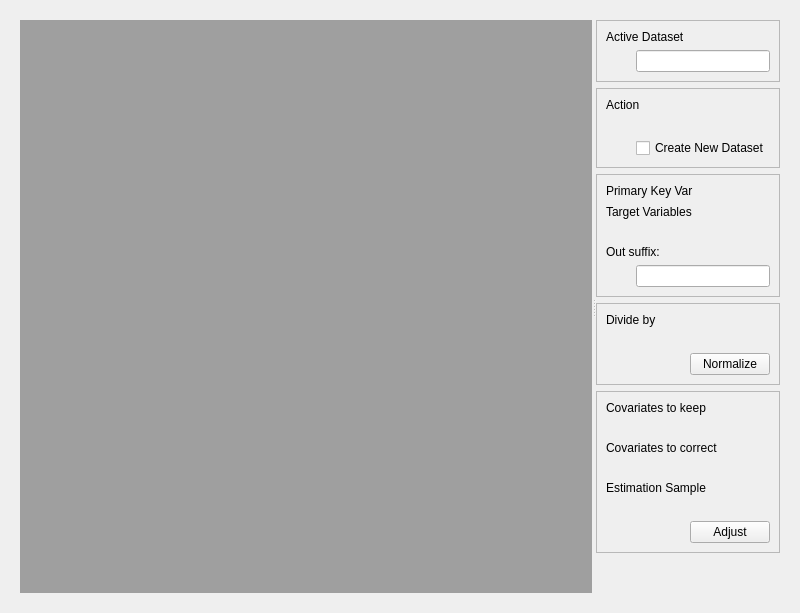
<?xml  version="1.0"  encoding="UTF-8"?>
<ui  version="4.0">
  <class>Form</class>
  <widget  class="QWidget"  name="Form">
    <property  name="geometry">
      <rect>
        <x>0</x>
        <y>0</y>
        <width>800</width>
        <height>500</height>
      </rect>
    </property>
    <property  name="windowTitle">
      <string>Form</string>
    </property>
    
    <layout  class="QVBoxLayout"  name="vlMain">
      <item>
        
        <widget class="QWidget" name="verticalLayoutWidget">
    
    
            <layout  class="QHBoxLayout"  name="horizontalLayout">
            <item>
                <widget  class="QSplitter"  name="splitter">
                <property  name="orientation">
                    <enum>Qt::Horizontal</enum>
                </property>
                
                <widget  class="QWidget"  name="wViewer">
                    <property  name="sizePolicy">
                    <sizepolicy  hsizetype="Preferred"  vsizetype="Preferred">
                        <horstretch>8</horstretch>
                        <verstretch>0</verstretch>
                    </sizepolicy>
                    </property>
                    <layout  class="QVBoxLayout"  name="vlViewer">
                    <item>
                        <widget  class="QMdiArea"  name="mdiArea"/>
                    </item>
                    </layout>
                </widget>
                
                <widget  class="QWidget"  name="wOptions">
                    <property  name="sizePolicy">
                    <sizepolicy  hsizetype="Minimum"  vsizetype="Minimum">
                        <horstretch>1</horstretch>
                        <verstretch>0</verstretch>
                    </sizepolicy>
                    </property>
                
                    <layout  class="QVBoxLayout"  name="vlOptions">

                    <item>
                        <widget  class="QFrame"  name="wActiveDset">
                        <property  name="frameShape">
                            <enum>QFrame::StyledPanel</enum>
                        </property>
                        <property  name="frameShadow">
                            <enum>QFrame::Raised</enum>
                        </property>
                        <property  name="lineWidth">
                            <number>8</number>
                        </property>

                        <layout  class="QVBoxLayout"  name="vlActiveDset">
                            
                            <item>
                            <widget  class="QLabel"  name="label_activeDset">
                                <property  name="text">
                                <string>Active Dataset</string>
                                </property>
                            </widget>
                            </item>

                            <item>
                            <layout  class="QHBoxLayout"  name="horizontalLayout_5">
                                <item>
                                <spacer  name="horizontalSpacer_5">
                                    <property  name="orientation">
                                    <enum>Qt::Horizontal</enum>
                                    </property>
                                    
                                    <property name="sizeType">
                                        <enum>QSizePolicy::Fixed</enum>
                                    </property>
                                    
                                    <property  name="sizeHint"  stdset="0">
                                    <size>
                                        <width>30</width>
                                        <height>20</height>
                                    </size>
                                    </property>
                                </spacer>
                                </item>
                                <item>
                                    <widget  class="QLineEdit"  name="edit_activeDset">
                                        <property  name="text">
                                        <string> </string>
                                        </property>
                                    </widget>
                                </item>
                            </layout>
                            </item>

                        </layout>
                        </widget>
                    </item>
                    
                    <item>
                        <widget  class="QFrame"  name="wAction">
                        <property  name="frameShape">
                            <enum>QFrame::StyledPanel</enum>
                        </property>
                        <property  name="frameShadow">
                            <enum>QFrame::Raised</enum>
                        </property>
                        <property  name="lineWidth">
                            <number>8</number>
                        </property>
                        
                        <layout  class="QVBoxLayout"  name="vlTmp">
                            <item>
                            <widget  class="QLabel"  name="label_select">
                                <property  name="text">
                                <string>Action</string>
                                </property>
                            </widget>
                            </item>
                            
                            <item>
                            <layout  class="QHBoxLayout"  name="horizontalLayout_5">
                                <item>
                                <spacer  name="horizontalSpacer_5">
                                    <property  name="orientation">
                                    <enum>Qt::Horizontal</enum>
                                    </property>
                                    
                                    <property name="sizeType">
                                        <enum>QSizePolicy::Fixed</enum>
                                    </property>
                                    
                                    <property  name="sizeHint"  stdset="0">
                                    <size>
                                        <width>30</width>
                                        <height>20</height>
                                    </size>
                                    </property>
                                </spacer>
                                </item>
                                <item>
                                    <layout  class="QHBoxLayout"  name="vlAction"/>
                                </item>
                                
                            </layout>
                            </item>
                            
                            <item>
                                <layout  class="QHBoxLayout"  name="hlTmp">

                                    <item>
                                        <spacer  name="horizontalSpacer_2">
                                            <property  name="orientation">
                                            <enum>Qt::Horizontal</enum>
                                            </property>
                                            
                                            <property name="sizeType">
                                                <enum>QSizePolicy::Fixed</enum>
                                            </property>
                                            
                                            <property  name="sizeHint"  stdset="0">
                                            <size>
                                                <width>30</width>
                                                <height>20</height>
                                            </size>
                                            </property>
                                        </spacer>
                                    </item>

                                    <item>
                                        <widget  class="QCheckBox"  name="check_createnew">
                                            <property  name="text">
                                            <string>Create New Dataset</string>
                                            </property>
                                        </widget>
                                    </item>
                                    
                                </layout>
                            </item>
                            
                        </layout>
                        
                        </widget>
                    </item>                    
                    
                    <item>
                        <widget  class="QFrame"  name="wOutVars">
                        <property  name="frameShape">
                            <enum>QFrame::StyledPanel</enum>
                        </property>
                        <property  name="frameShadow">
                            <enum>QFrame::Raised</enum>
                        </property>
                        <property  name="lineWidth">
                            <number>8</number>
                        </property>
                        
                        <layout  class="QVBoxLayout"  name="vlOutVars">
                            
                            <item>
                            <widget  class="QLabel"  name="label_select">
                                <property  name="text">
                                <string>Primary Key Var</string>
                                </property>
                            </widget>
                            </item>
                            
                            <item>
                            <layout  class="QHBoxLayout"  name="horizontalLayout_5">
                                <item>
                                <spacer  name="horizontalSpacer_5">
                                    <property  name="orientation">
                                    <enum>Qt::Horizontal</enum>
                                    </property>
                                    
                                    <property name="sizeType">
                                        <enum>QSizePolicy::Fixed</enum>
                                    </property>
                                    
                                </spacer>
                                </item>
                                <item>
                                    <layout  class="QVBoxLayout"  name="vlPrimaryKeyVar"/>
                                </item>
                            </layout>
                            </item>
                            
                            <item>
                            <widget  class="QLabel"  name="label_select">
                                <property  name="text">
                                <string>Target Variables</string>
                                </property>
                            </widget>
                            </item>
                            
                            <item>
                            <layout  class="QHBoxLayout"  name="horizontalLayout_5">
                                <item>
                                <spacer  name="horizontalSpacer_5">
                                    <property  name="orientation">
                                    <enum>Qt::Horizontal</enum>
                                    </property>
                                    
                                    <property name="sizeType">
                                        <enum>QSizePolicy::Fixed</enum>
                                    </property>
                                    
                                    <property  name="sizeHint"  stdset="0">
                                    <size>
                                        <width>30</width>
                                        <height>20</height>
                                    </size>
                                    </property>
                                </spacer>
                                </item>
                                <item>
                                <layout  class="QVBoxLayout"  name="vlComboOut"/>
                                </item>
                            </layout>
                            </item>

                            <item>
                            <widget  class="QLabel"  name="label_select2">
                                <property  name="text">
                                <string>Out suffix: </string>
                                </property>
                            </widget>
                            </item>
                            
                            <item>
                            <layout  class="QHBoxLayout"  name="horizontalLayout_6">
                                <item>
                                <spacer  name="horizontalSpacer_6">
                                    <property  name="orientation">
                                    <enum>Qt::Horizontal</enum>
                                    </property>
                                    
                                    <property name="sizeType">
                                        <enum>QSizePolicy::Fixed</enum>
                                    </property>
                                    
                                    <property  name="sizeHint"  stdset="0">
                                    <size>
                                        <width>30</width>
                                        <height>20</height>
                                    </size>
                                    </property>
                                </spacer>
                                </item>
                                <item>
                                    <widget  class="QLineEdit"  name="edit_out_suff">
                                    </widget>
                                </item>
                            </layout>
                            </item>
                            
                        </layout>
                        </widget>
                    </item>
                    
                    
                    <item>
                        <widget  class="QFrame"  name="wNormVars">
                        
                        <property  name="frameShape">
                            <enum>QFrame::StyledPanel</enum>
                        </property>
                        <property  name="frameShadow">
                            <enum>QFrame::Raised</enum>
                        </property>
                        <property  name="lineWidth">
                            <number>8</number>
                        </property>
                        
                        <layout  class="QVBoxLayout"  name="vlNormalize">

                            <item>
                            <widget  class="QLabel"  name="label_select">
                                <property  name="text">
                                <string>Divide by</string>
                                </property>
                            </widget>
                            </item>
                            
                            <item>
                            <layout  class="QHBoxLayout"  name="hlDivideBy">
                                <item>
                                <spacer  name="horizontalSpacer_5">
                                    <property  name="orientation">
                                    <enum>Qt::Horizontal</enum>
                                    </property>
                                    
                                    <property name="sizeType">
                                        <enum>QSizePolicy::Fixed</enum>
                                    </property>                                    
                                    
                                    <property  name="sizeHint"  stdset="0">
                                    <size>
                                        <width>30</width>
                                        <height>20</height>
                                    </size>
                                    </property>
                                </spacer>
                                </item>
                                <item>
                                <layout  class="QVBoxLayout"  name="vlComboNormVar"/>
                                </item>
                            </layout>
                            </item>
                            
                            <item>
                            <layout  class="QHBoxLayout"  name="horizontalLayout_8">

                            <item>
                                <spacer  name="horizontalSpacer_8">
                                <property  name="orientation">
                                    <enum>Qt::Horizontal</enum>
                                </property>
                                <property  name="sizeHint"  stdset="0">
                                    <size>
                                    <width>40</width>
                                    <height>20</height>
                                    </size>
                                </property>
                                </spacer>
                            
                            
                            </item>
                            
                            <item>
                                <widget  class="QPushButton"  name="normalizeBtn">
                                <property  name="text">
                                    <string>Normalize</string>
                                </property>
                                </widget>
                            </item>
                            
                            </layout>
                            </item>
                            
                        </layout>
                        </widget>
                    </item>
                    
                    <item>
                        <widget  class="QFrame"  name="wAdjustVars">
                        <property  name="frameShape">
                            <enum>QFrame::StyledPanel</enum>
                        </property>
                        <property  name="frameShadow">
                            <enum>QFrame::Raised</enum>
                        </property>
                        <property  name="lineWidth">
                            <number>8</number>
                        </property>
                        
                        <layout  class="QVBoxLayout"  name="vlCov">

                            <item>
                            <widget  class="QLabel"  name="label_select">
                                <property  name="text">
                                <string>Covariates to keep</string>
                                </property>
                            </widget>
                            </item>

                            <item>
                            <layout  class="QHBoxLayout"  name="horizontalLayout_5">
                                <item>
                                <spacer  name="horizontalSpacer_5">
                                    <property  name="orientation">
                                    <enum>Qt::Horizontal</enum>
                                    </property>
                                    
                                    <property name="sizeType">
                                        <enum>QSizePolicy::Fixed</enum>
                                    </property>
                                    
                                    <property  name="sizeHint"  stdset="0">
                                    <size>
                                        <width>30</width>
                                        <height>20</height>
                                    </size>
                                    </property>
                                </spacer>
                                </item>
                                <item>
                                <layout  class="QVBoxLayout"  name="vlComboCovKeep"/>
                                </item>
                            </layout>
                            </item>

                            <item>
                            <widget  class="QLabel"  name="label_select">
                                <property  name="text">
                                <string>Covariates to correct</string>
                                </property>
                            </widget>
                            </item>
                            
                            <item>
                            <layout  class="QHBoxLayout"  name="horizontalLayout_5">
                                <item>
                                <spacer  name="horizontalSpacer_5">
                                    <property  name="orientation">
                                    <enum>Qt::Horizontal</enum>
                                    </property>
                                    
                                    <property name="sizeType">
                                        <enum>QSizePolicy::Fixed</enum>
                                    </property>
                                    
                                    <property  name="sizeHint"  stdset="0">
                                    <size>
                                        <width>30</width>
                                        <height>20</height>
                                    </size>
                                    </property>
                                </spacer>
                                </item>
                                <item>
                                <layout  class="QVBoxLayout"  name="vlComboCovCorr"/>
                                </item>
                            </layout>
                            </item>

                            <item>
                            <widget  class="QLabel"  name="label_select2">
                                <property  name="text">
                                <string>Estimation Sample</string>
                                </property>
                            </widget>
                            </item>

                            <item>
                            <layout  class="QHBoxLayout"  name="horizontalLayout_6">
                                <item>
                                <spacer  name="horizontalSpacer_6">
                                    <property  name="orientation">
                                    <enum>Qt::Horizontal</enum>
                                    </property>
                                    
                                    <property name="sizeType">
                                        <enum>QSizePolicy::Fixed</enum>
                                    </property>
                                    
                                    <property  name="sizeHint"  stdset="0">
                                    <size>
                                        <width>30</width>
                                        <height>20</height>
                                    </size>
                                    </property>
                                </spacer>
                                </item>
                                <item>
                                <layout  class="QVBoxLayout"  name="vlComboSel"/>
                                </item>
                            </layout>
                            </item>

                            <item>
                            <layout  class="QHBoxLayout"  name="horizontalLayout_8">

                            <item>
                                <spacer  name="horizontalSpacer_8">
                                <property  name="orientation">
                                    <enum>Qt::Horizontal</enum>
                                </property>
                                <property  name="sizeHint"  stdset="0">
                                    <size>
                                    <width>40</width>
                                    <height>20</height>
                                    </size>
                                </property>
                                </spacer>
                            
                            
                            </item>
                            
                            <item>
                                <widget  class="QPushButton"  name="adjustBtn">
                                <property  name="text">
                                    <string>Adjust</string>
                                </property>
                                </widget>
                            </item>
                            
                            </layout>
                            </item>
                        </layout>
                            
                        </widget>
                    </item>
                                        
                    
                    <item>
                        <spacer  name="verticalSpacer">
                        <property  name="orientation">
                            <enum>Qt::Vertical</enum>
                        </property>
                        <property  name="sizeHint"  stdset="0">
                            <size>
                            <width>20</width>
                            <height>40</height>
                            </size>
                        </property>
                        </spacer>
                    </item>
                    
                    </layout>
                </widget>
                </widget>
            </item>
            </layout>
            

        </widget>
      </item>

      </layout>

            
  </widget>
  <resources/>
  <connections/>
</ui>
